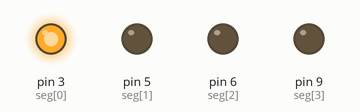
Bench run of a sketch on a simulated Arduino Uno, built with avr-gcc and run on an emulated ATmega328P. Shown: output pins drawn as LEDs (lit = HIGH). The audio player accepts every command and is not drawn.

Above: at 0.17 s.
At 3.3 s:
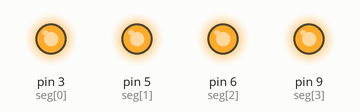
At 6.47 s:
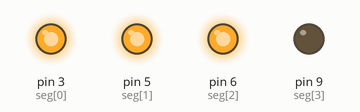
At 8.1 s:
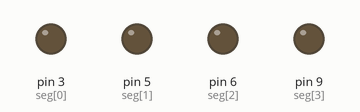
At 9.82 s:
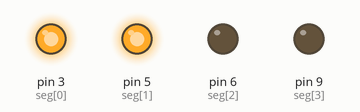
Timing chart, 0 to 12.5 s (numbered marks = the images above):
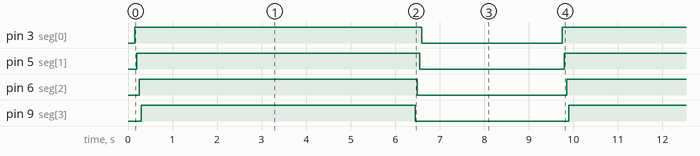

The sketch:

f2miniMP3.ino
```cpp
#include "SoftwareSerial.h"
#include <SoftwareSerial.h>
#include <DFPlayer_Mini_Mp3.h>

SoftwareSerial mySerial(12, 11); // RX, TX

const int seg[] = {3,5,6,9};
const int sNum = 4;
void setup() {
  Serial.begin(9600);
  mp3_set_serial (mySerial);
  mp3_set_volume (20);
  mp3_play (8); //init sound
  for(int i=0; i<=sNum; i++){
    pinMode(seg[i], OUTPUT);
    digitalWrite(seg[i], LOW);
    delay(10);
  }
}

void loop() {
  mp3_play (1);
  delay(100);
  for(int i=0; i<=sNum; i++){
    digitalWrite(seg[i], HIGH);
    delay(50);
  }
  delay(3000);
  mp3_play (3);
  delay(1000);
  mp3_play (4);
  delay(1000);
  mp3_play (2);
  delay(1000);
  for(int i=sNum; i>=0; i--){
    digitalWrite(seg[i], LOW);
    delay(50);
  }
  delay(3000);
}
```

Measured:
- by itself, pin 3 (seg[0]): alternates HIGH for 6.5 s and LOW for 3.2 s
- by itself, pin 5 (seg[1]): alternates HIGH for 6.4 s and LOW for 3.3 s
- by itself, pin 6 (seg[2]): alternates HIGH for 6.3 s and LOW for 3.4 s
- by itself, pin 9 (seg[3]): alternates HIGH for 6.2 s and LOW for 3.5 s
